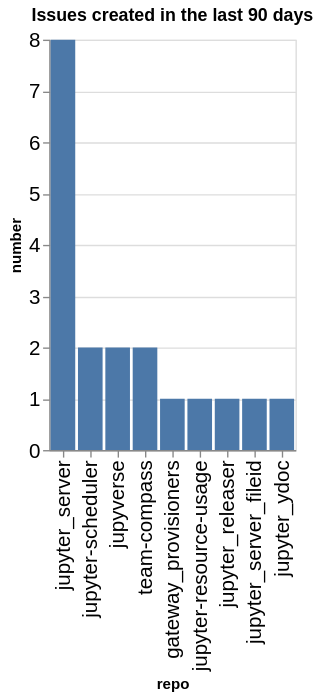

Notebook source saved alongside this figure:
### Code cell
created_counts = created.groupby(['org', 'repo']).count()['number'].reset_index()
created_counts['org/repo'] = created_counts.apply(lambda a: a['org'] + '/' + a['repo'], axis=1)
sorted_vals = created_counts.sort_values(['org', 'number'], ascending=False)['repo'].values
alt.Chart(data=created_counts, title=f"Issues created in the last {n_days} days").mark_bar().encode(
    x=alt.X('repo', sort=alt.Sort(sorted_vals.tolist())),
    y='number',
)

### Figure 1 — Vega-Lite specification as saved in the notebook (floating-point values rounded to 4 significant figures)
{"config": {"axisLeft": {"labelFontSize": 15}, "axisBottom": {"labelFontSize": 15}}, "data": {"name": "data-e3e368af07845571e3088a4123acbecc"}, "mark": {"type": "bar"}, "encoding": {"x": {"field": "repo", "sort": ["jupyter_server", "jupyter-scheduler", "jupyverse", "team-compass", "gateway_provisioners", "jupyter-resource-usage", "jupyter_releaser", "jupyter_server_fileid", "jupyter_ydoc"], "type": "nominal"}, "y": {"field": "number", "type": "quantitative"}}, "title": "Issues created in the last 90 days", "$schema": "https://vega.github.io/schema/vega-lite/v5.20.1.json", "datasets": {"data-e3e368af07845571e3088a4123acbecc": [{"org": "jupyter-server", "repo": "gateway_provisioners", "number": 1, "org/repo": "jupyter-server/gateway_provisioners"}, {"org": "jupyter-server", "repo": "jupyter-resource-usage", "number": 1, "org/repo": "jupyter-server/jupyter-resource-usage"}, {"org": "jupyter-server", "repo": "jupyter-scheduler", "number": 2, "org/repo": "jupyter-server/jupyter-scheduler"}, {"org": "jupyter-server", "repo": "jupyter_releaser", "number": 1, "org/repo": "jupyter-server/jupyter_releaser"}, {"org": "jupyter-server", "repo": "jupyter_server", "number": 8, "org/repo": "jupyter-server/jupyter_server"}, {"org": "jupyter-server", "repo": "jupyter_server_fileid", "number": 1, "org/repo": "jupyter-server/jupyter_server_fileid"}, {"org": "jupyter-server", "repo": "jupyter_ydoc", "number": 1, "org/repo": "jupyter-server/jupyter_ydoc"}, {"org": "jupyter-server", "repo": "jupyverse", "number": 2, "org/repo": "jupyter-server/jupyverse"}, {"org": "jupyter-server", "repo": "team-compass", "number": 2, "org/repo": "jupyter-server/team-compass"}]}}
